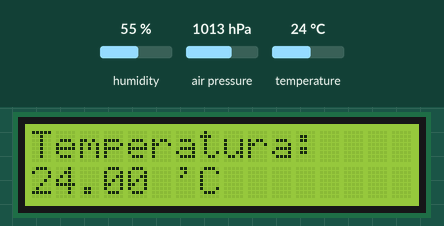
Simulated run of this sketch. Board: Arduino MKR. On the bench: 16×2 character LCD. The test bench sets the inputs (shaded band); at power-on: temperature 24 °C, humidity 55 %, air pressure 1013 hPa. WiFi joins after 1.5 s; servers stay silent unless stated; no MQTT or app messages arrive unless stated; what the sketch prints to the serial monitor is not drawn.

Above: at 8.8 s.
8.9 s: temperature set to 12 °C
At 10.8 s:
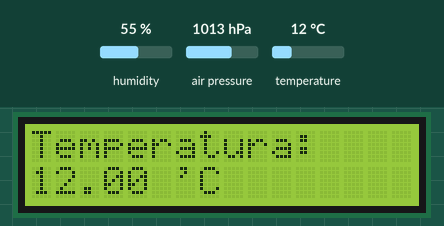
11.1 s: temperature set to 19 °C
At 12.1 s:
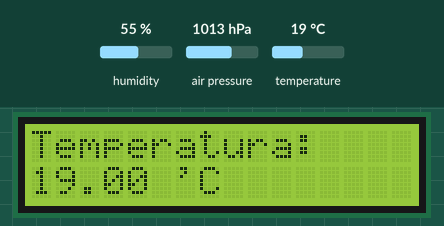
13.1 s: temperature set to 28 °C
At 14.3 s:
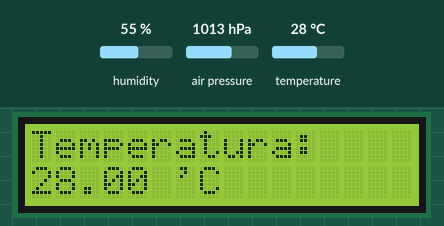
Timing chart, 0 to 16.1 s (numbered marks = the images above; inputs shaded):
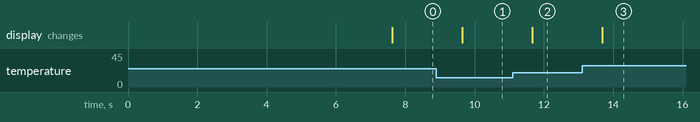

The sketch:

btnDisplaySensors4.ino
```cpp
#include <Wire.h>
#include <Adafruit_Sensor.h>
#include <Adafruit_BME280.h>
#include <LiquidCrystal.h>
#include <WiFi101.h>
#include <PubSubClient.h>

WiFiClient wifi;
int status = WL_IDLE_STATUS;
const int IDSerra = 0;

IPAddress server(192,168,1,213);
char topic[]= "serra/0";
PubSubClient client(wifi);

Adafruit_BME280 bme; // crea un oggetto BME280
const int rs = 7, en = 6, d4 = 4, d5 = 3, d6 = 1, d7 = 0;
LiquidCrystal lcd(rs, en, d4, d5, d6, d7);

int volte = 0;
int lastButtonState = LOW;
int reading;
int buttonState;
const int debounceDelay = 50;
unsigned long lastDebounceTime = 0;
int tempo = 0;

String humidityTerrain = "";
String temperature = "";
String humidityAir = "";
String pressure = "";
String altitude = "";

void setup() {
  Serial.begin(9600); // inizializza la console seriale
  Wire.begin(); // inizializza la libreria Wire.h per la comunicazione I2C
  bme.begin(0x76); // inizializza il sensore BME280 con indirizzo I2C 0x76
  lcd.begin(16, 2);
  pinMode(5, INPUT);
  // attachInterrupt(digitalPinToInterrupt(5),changeVolte,LOW);

  while(status != WL_CONNECTED){
    status = WiFi.begin("TIM-27984525","nuZSJtuQZkf2JFHnZE6FkTjr");
    Serial.print(".");
    delay(1000);
  }
  Serial.println("Connsesso");

  client.setServer(server,1883);
  delay(5000);

  if(client.connect("arduinocon")){
    Serial.print("mqtt connected");
    client.subscribe(topic);
  }
  else{
    Serial.println("mqtt not cn");
    Serial.print(client.state());
  }
}

void Temp(){

  // lcd.clear();
  temperature = bme.readTemperature();
  // lcd.setCursor(0, 0);
  // lcd.print("Temperatura:");
  // lcd.setCursor(0,1);
  // lcd.print(temperature);
  // lcd.print(" 'C");
}

void Humidity(){
  // lcd.clear();
  humidityAir = bme.readHumidity();
  // lcd.setCursor(0, 0);
  // lcd.print("Umidita':");
  // lcd.setCursor(0,1);
  // lcd.print(humidityAir);
  // lcd.print(" %");
}

void Pressure(){

  // lcd.clear();
  pressure = bme.readPressure() / 100.0F;
  // lcd.setCursor(0, 0);
  // lcd.print("Pressione:");
  // lcd.setCursor(0,1);
  // lcd.print(pressure);
  // lcd.print(" hPa");
}

void Altitude(){
  // lcd.clear();
  altitude = bme.readAltitude(1013.25);
  // lcd.setCursor(0, 0);
  // lcd.print("Altitudine:");
  // lcd.setCursor(0,1);
  // lcd.print(altitude);
  // lcd.print(" m");
}

void SoilHumidity(){
  lcd.clear();
  int msvalue = analogRead(A0);
  int mspercent = map(msvalue,0,1023,100,0);
  humidityTerrain = String(mspercent);
  lcd.setCursor(0, 0);
  lcd.print("Umidita'suolo:");
  lcd.setCursor(0,1);
  lcd.print(humidityTerrain + " %");
}

void LcdPrint(String name,String data,String unity){
  lcd.clear();
  lcd.setCursor(0, 0);
  lcd.print(name);
  lcd.setCursor(0,1);
  lcd.print(data);
  lcd.print(unity);
}

void confrontaVolte(){
  Temp();
  Humidity();
  Pressure();
  Altitude();
  switch(volte){
    case 0:
      LcdPrint("Temperatura:",temperature," 'C");
      break;
    case 1:
      LcdPrint("Umidita'",humidityAir," %");
      break;
    case 2:
      LcdPrint("Pressione:",pressure," hPa");
      break;
    case 3:
      LcdPrint("Altitudine:",altitude," m");
    break;
    case 4:
      SoilHumidity();
    break;
    default:
      Serial.println("Numero di clic superiore a 4");
    break;
  }
}

// void changeVolte(){
//   Serial.println(digitalRead(5));
//   unsigned long currentMillis = millis();

//   if (currentMillis - lastDebounceTime > debounceDelay) {
//     lastDebounceTime = currentMillis;
//     Serial.print("bottone");
//     volte++;
//     if(volte>3){//cambia
//       volte=0;
//     }
//   }
// }

void loop() {
  confrontaVolte();
  String message = temperature + "," + humidityAir + "," + pressure + "," + altitude +","+ IDSerra;
  delay(1000);
  client.publish(topic,message.c_str());
  // delay(1000);
  // Serial.println("mandato");
  client.loop();
}
```

Measured:
- after the input at 8.9 s, the display: changes after 0.74 s (image 1)
- after the input at 11.1 s, the display: changes after 0.56 s (image 2)
- after the input at 13.1 s, the display: changes after 0.58 s (image 3)
